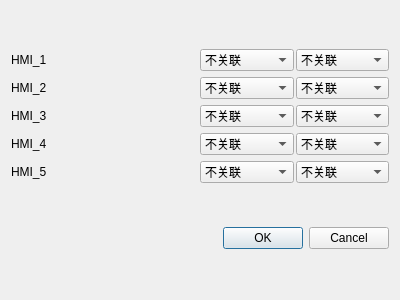
<?xml version="1.0" encoding="UTF-8"?>
<ui version="4.0">
 <class>Dialog</class>
 <widget class="QDialog" name="Dialog">
  <property name="geometry">
   <rect>
    <x>0</x>
    <y>0</y>
    <width>400</width>
    <height>300</height>
   </rect>
  </property>
  <property name="windowTitle">
   <string>Dialog</string>
  </property>
  <layout class="QVBoxLayout" name="verticalLayout_2">
   <item>
    <layout class="QVBoxLayout" name="verticalLayout">
     <item>
      <layout class="QHBoxLayout" name="horizontalLayout_5" stretch="2,1,1">
       <property name="spacing">
        <number>2</number>
       </property>
       <item>
        <widget class="QLabel" name="label_5">
         <property name="sizePolicy">
          <sizepolicy hsizetype="Preferred" vsizetype="Preferred">
           <horstretch>0</horstretch>
           <verstretch>0</verstretch>
          </sizepolicy>
         </property>
         <property name="text">
          <string>HMI_1</string>
         </property>
        </widget>
       </item>
       <item>
        <widget class="QComboBox" name="comboBox_HMI_1_A">
         <property name="sizePolicy">
          <sizepolicy hsizetype="Preferred" vsizetype="Fixed">
           <horstretch>0</horstretch>
           <verstretch>0</verstretch>
          </sizepolicy>
         </property>
         <item>
          <property name="text">
           <string>不关联</string>
          </property>
         </item>
        </widget>
       </item>
       <item>
        <widget class="QComboBox" name="comboBox_HMI_1_B">
         <item>
          <property name="text">
           <string>不关联</string>
          </property>
         </item>
        </widget>
       </item>
      </layout>
     </item>
     <item>
      <layout class="QHBoxLayout" name="horizontalLayout" stretch="2,1,1">
       <property name="spacing">
        <number>2</number>
       </property>
       <item>
        <widget class="QLabel" name="label">
         <property name="sizePolicy">
          <sizepolicy hsizetype="Preferred" vsizetype="Preferred">
           <horstretch>0</horstretch>
           <verstretch>0</verstretch>
          </sizepolicy>
         </property>
         <property name="text">
          <string>HMI_2</string>
         </property>
        </widget>
       </item>
       <item>
        <widget class="QComboBox" name="comboBox_HMI_2_A">
         <property name="sizePolicy">
          <sizepolicy hsizetype="Preferred" vsizetype="Fixed">
           <horstretch>0</horstretch>
           <verstretch>0</verstretch>
          </sizepolicy>
         </property>
         <item>
          <property name="text">
           <string>不关联</string>
          </property>
         </item>
        </widget>
       </item>
       <item>
        <widget class="QComboBox" name="comboBox_HMI_2_B">
         <item>
          <property name="text">
           <string>不关联</string>
          </property>
         </item>
        </widget>
       </item>
      </layout>
     </item>
     <item>
      <layout class="QHBoxLayout" name="horizontalLayout_2" stretch="2,1,1">
       <property name="spacing">
        <number>2</number>
       </property>
       <item>
        <widget class="QLabel" name="label_2">
         <property name="sizePolicy">
          <sizepolicy hsizetype="Preferred" vsizetype="Preferred">
           <horstretch>0</horstretch>
           <verstretch>0</verstretch>
          </sizepolicy>
         </property>
         <property name="text">
          <string>HMI_3</string>
         </property>
        </widget>
       </item>
       <item>
        <widget class="QComboBox" name="comboBox_HMI_3_A">
         <property name="sizePolicy">
          <sizepolicy hsizetype="Preferred" vsizetype="Fixed">
           <horstretch>0</horstretch>
           <verstretch>0</verstretch>
          </sizepolicy>
         </property>
         <item>
          <property name="text">
           <string>不关联</string>
          </property>
         </item>
        </widget>
       </item>
       <item>
        <widget class="QComboBox" name="comboBox_HMI_3_B">
         <item>
          <property name="text">
           <string>不关联</string>
          </property>
         </item>
        </widget>
       </item>
      </layout>
     </item>
     <item>
      <layout class="QHBoxLayout" name="horizontalLayout_3" stretch="2,1,1">
       <property name="spacing">
        <number>2</number>
       </property>
       <item>
        <widget class="QLabel" name="label_3">
         <property name="sizePolicy">
          <sizepolicy hsizetype="Preferred" vsizetype="Preferred">
           <horstretch>0</horstretch>
           <verstretch>0</verstretch>
          </sizepolicy>
         </property>
         <property name="text">
          <string>HMI_4</string>
         </property>
        </widget>
       </item>
       <item>
        <widget class="QComboBox" name="comboBox_HMI_4_A">
         <property name="sizePolicy">
          <sizepolicy hsizetype="Preferred" vsizetype="Fixed">
           <horstretch>0</horstretch>
           <verstretch>0</verstretch>
          </sizepolicy>
         </property>
         <item>
          <property name="text">
           <string>不关联</string>
          </property>
         </item>
        </widget>
       </item>
       <item>
        <widget class="QComboBox" name="comboBox_HMI_4_B">
         <item>
          <property name="text">
           <string>不关联</string>
          </property>
         </item>
        </widget>
       </item>
      </layout>
     </item>
     <item>
      <layout class="QHBoxLayout" name="horizontalLayout_4" stretch="2,1,1">
       <property name="spacing">
        <number>2</number>
       </property>
       <item>
        <widget class="QLabel" name="label_4">
         <property name="sizePolicy">
          <sizepolicy hsizetype="Preferred" vsizetype="Preferred">
           <horstretch>0</horstretch>
           <verstretch>0</verstretch>
          </sizepolicy>
         </property>
         <property name="text">
          <string>HMI_5</string>
         </property>
        </widget>
       </item>
       <item>
        <widget class="QComboBox" name="comboBox_HMI_5_A">
         <property name="sizePolicy">
          <sizepolicy hsizetype="Preferred" vsizetype="Fixed">
           <horstretch>0</horstretch>
           <verstretch>0</verstretch>
          </sizepolicy>
         </property>
         <item>
          <property name="text">
           <string>不关联</string>
          </property>
         </item>
        </widget>
       </item>
       <item>
        <widget class="QComboBox" name="comboBox_HMI_5_B">
         <item>
          <property name="text">
           <string>不关联</string>
          </property>
         </item>
        </widget>
       </item>
      </layout>
     </item>
    </layout>
   </item>
   <item>
    <widget class="QDialogButtonBox" name="buttonBox">
     <property name="orientation">
      <enum>Qt::Orientation::Horizontal</enum>
     </property>
     <property name="standardButtons">
      <set>QDialogButtonBox::StandardButton::Cancel|QDialogButtonBox::StandardButton::Ok</set>
     </property>
    </widget>
   </item>
  </layout>
 </widget>
 <resources/>
 <connections>
  <connection>
   <sender>buttonBox</sender>
   <signal>accepted()</signal>
   <receiver>Dialog</receiver>
   <slot>accept()</slot>
   <hints>
    <hint type="sourcelabel">
     <x>248</x>
     <y>254</y>
    </hint>
    <hint type="destinationlabel">
     <x>157</x>
     <y>274</y>
    </hint>
   </hints>
  </connection>
  <connection>
   <sender>buttonBox</sender>
   <signal>rejected()</signal>
   <receiver>Dialog</receiver>
   <slot>reject()</slot>
   <hints>
    <hint type="sourcelabel">
     <x>316</x>
     <y>260</y>
    </hint>
    <hint type="destinationlabel">
     <x>286</x>
     <y>274</y>
    </hint>
   </hints>
  </connection>
 </connections>
</ui>
